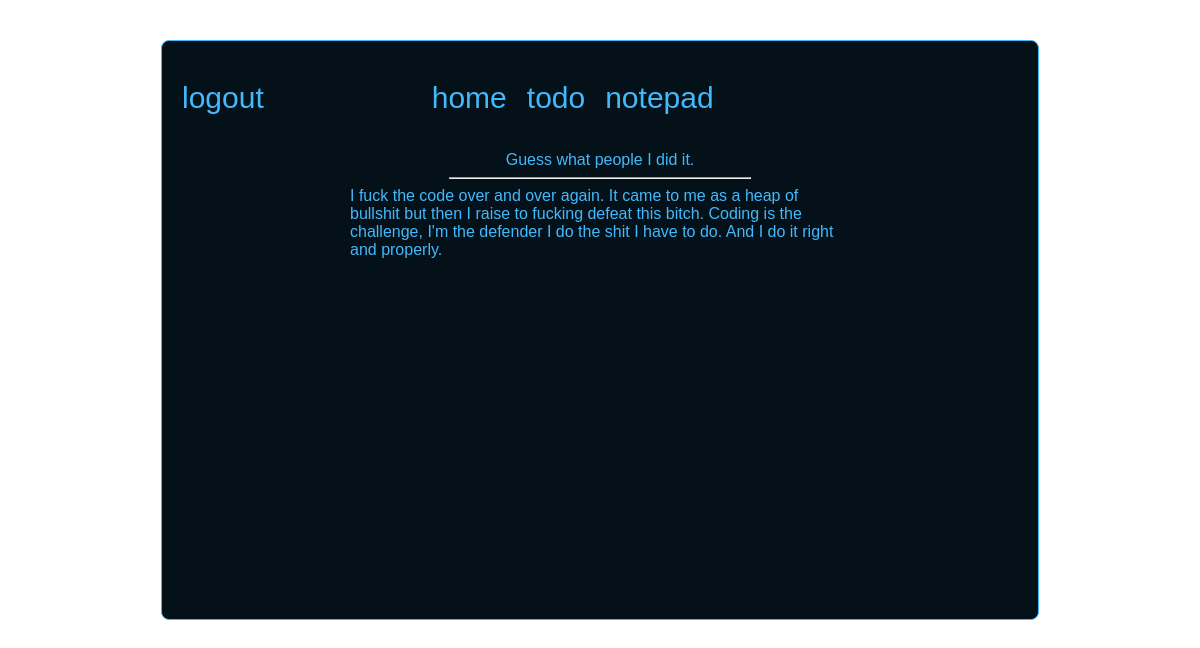
Page /notepadRoom/4/ (signed in) on the earlier database version.
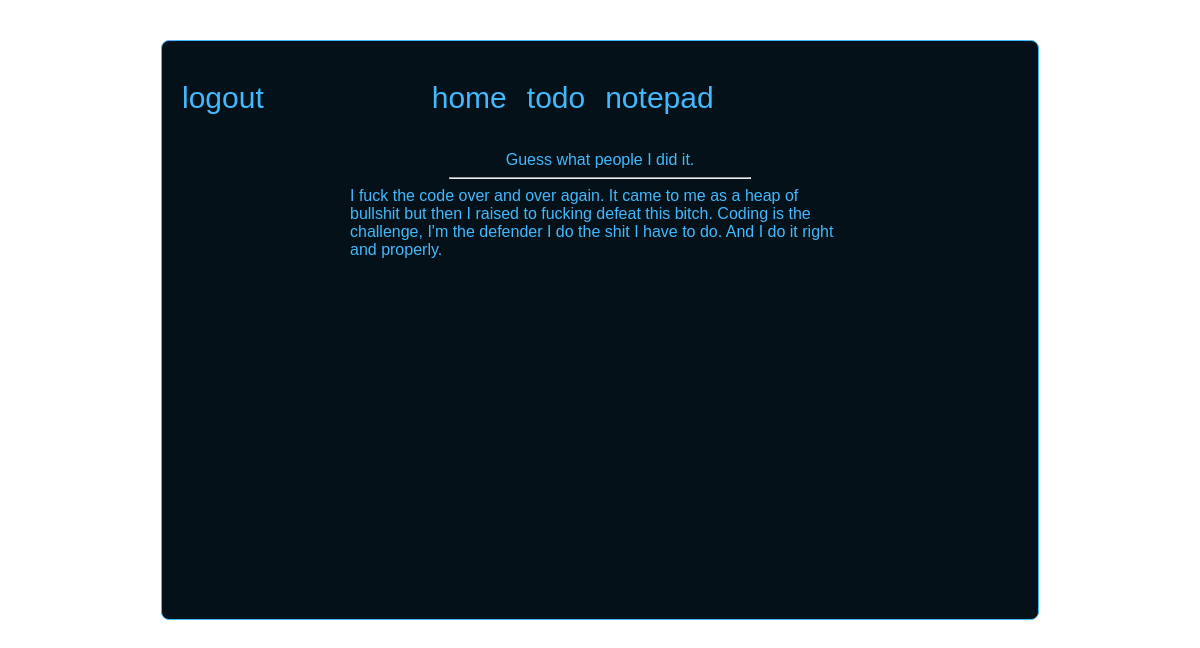
Same page on the later database version.
### base/models.py (models this page shows)
class Notepad(models.Model):
    title = models.CharField(max_length=225)
    body = models.TextField()
    created = models.DateTimeField(auto_now=True)
    updated = models.DateField(auto_now=True)
    class Meta: ordering = ["-created", "-updated"]
    def __str__(self): return self.title

### base/views.py (the view)
# urls.py: path('notepadRoom/<str:pk>/', views.notepadRoom, name='notepadRoom'),
@login_required(login_url="MainLogin")
def notepadRoom(request, pk):
    notepad = Notepad.objects.get(id=pk)
    context = {'notepad': notepad}
    return render(request,'base/notepadRoom.html', context)

### base/templates/base/notepadRoom.html
{% extends 'main.html' %}
    {% block content %}
        <div class="container-content">
            {% include 'navBar.html'%}
            <div class="middle-id">{{notepad| capfirst}}</div>
            <hr/>
            <div class="container-container">
               <div >{{notepad.body | capfirst}}</div>
            </div>
         </div>
    {% endblock  %}

Differences in the rows shown:
changed Notepad "Guess what people I did it.": body "…bullshit but then I raise to fucking defeat this…" → "…bullshit but then I raised to fucking defeat this…"
